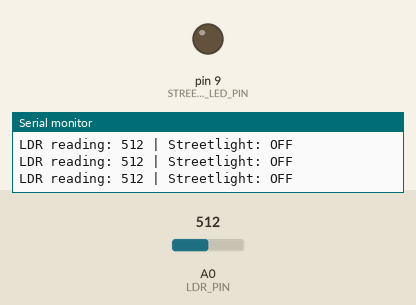
Recording of a sketch running on a simulated Arduino Uno, built with avr-gcc and run on an emulated ATmega328P. Parts: output pins drawn as LEDs (lit = HIGH), the last lines printed to the serial monitor. The test bench sets the inputs (shaded band); at power-on: A0 (LDR_PIN) = 512.

Above: at 1.2 s.
1.3 s: A0 (LDR_PIN) set to 430
4.3 s: A0 (LDR_PIN) set to 404
At 5.7 s:
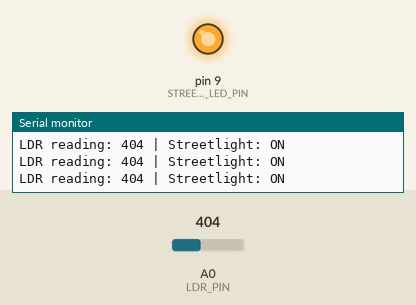
6.0 s: A0 (LDR_PIN) set to 493
7.5 s: A0 (LDR_PIN) set to 515
At 8.2 s:
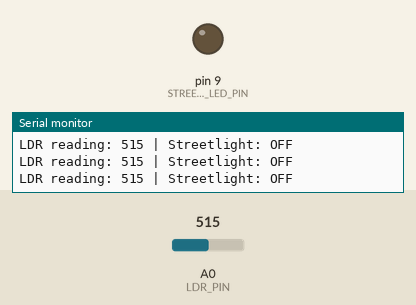
9.0 s: A0 (LDR_PIN) set to 410
At 9.4 s:
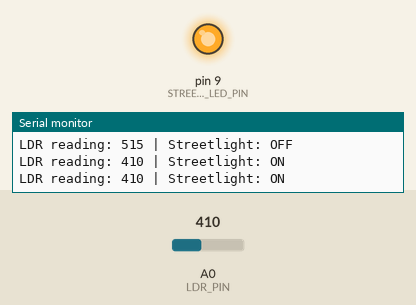
Timing chart, 0 to 11.5 s (numbered marks = the images above; inputs shaded):
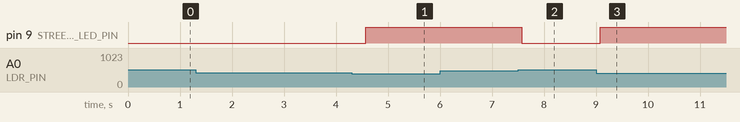

The sketch:

smart_streetlight.ino
```cpp
/*
  Arduino Smart Street Lighting System
  Board: Arduino Uno
  Sensor: LDR in a voltage divider on A0
  Demo output: LED on D9

  Wiring assumed:
  5V -> LDR -> A0 -> 10k resistor -> GND
  D9 -> 220-330 ohm resistor -> LED anode
  LED cathode -> GND

  This is a low-voltage LED demonstration, not a mains-light controller.
*/

const int LDR_PIN = A0;
const int STREETLIGHT_LED_PIN = 9;

// Calibrate these values for your sensor and wiring.
// With the wiring above, readings generally rise as the room gets brighter.
const int DARK_THRESHOLD = 420;
const int BRIGHT_THRESHOLD = 500;

bool streetlightOn = false;

void setup() {
  pinMode(STREETLIGHT_LED_PIN, OUTPUT);
  digitalWrite(STREETLIGHT_LED_PIN, LOW);

  Serial.begin(9600);
  Serial.println("Smart Street Lighting System");
  Serial.println("Adjust DARK_THRESHOLD and BRIGHT_THRESHOLD after testing.");
}

void loop() {
  int lightLevel = analogRead(LDR_PIN);

  // Hysteresis helps prevent flickering near the switching point.
  if (!streetlightOn && lightLevel < DARK_THRESHOLD) {
    streetlightOn = true;
  } else if (streetlightOn && lightLevel > BRIGHT_THRESHOLD) {
    streetlightOn = false;
  }

  digitalWrite(STREETLIGHT_LED_PIN, streetlightOn ? HIGH : LOW);

  Serial.print("LDR reading: ");
  Serial.print(lightLevel);
  Serial.print(" | Streetlight: ");
  Serial.println(streetlightOn ? "ON" : "OFF");

  delay(300);
}
```

Measured:
- the behaviour switches between 420 and 419 on A0 (LDR_PIN) (found by bisection; images 0 and 1)
- the behaviour switches between 500 and 501 on A0 (LDR_PIN) (found by bisection; images 1 and 2)
- after the input at 4.3 s, pin 9 (STREETLIGHT_LED_PIN): LOW → HIGH after 0.27 s
- after the input at 7.5 s, pin 9 (STREETLIGHT_LED_PIN): HIGH → LOW after 0.08 s
- after the input at 9.0 s, pin 9 (STREETLIGHT_LED_PIN): LOW → HIGH after 0.08 s
